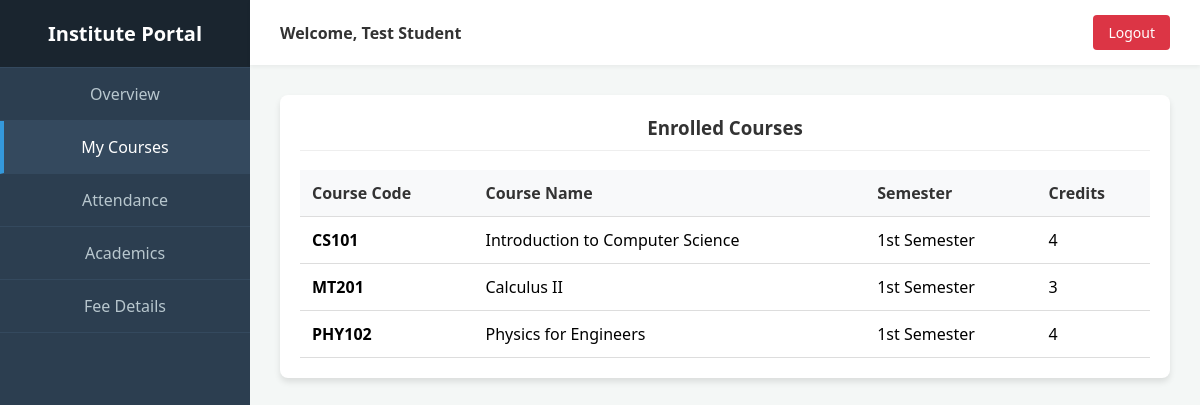
/student/dashboard/courses/, run on an earlier commit of the app's database.
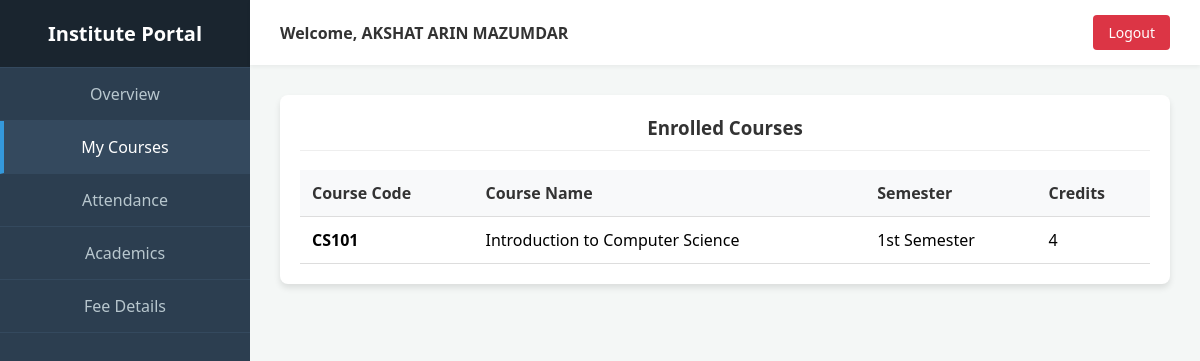
And on a later commit of the database.
### backend/student/models.py (models this page shows, shortened)
class StudentProfile(models.Model):
    user = models.OneToOneField(User, on_delete=models.CASCADE, related_name='student_profile')
    enrollment_number = models.CharField(max_length=50, unique=True)
    batch_year = models.IntegerField()
    contact_number = models.CharField(max_length=20, null=True, blank=True)
    address = models.TextField(null=True, blank=True)
    date_of_birth = models.DateField(null=True, blank=True)

class Enrollment(models.Model):
    student = models.ForeignKey(StudentProfile, on_delete=models.CASCADE, related_name='enrollments')
    course = models.ForeignKey(Course, on_delete=models.CASCADE, related_name='enrollments')
    semester = models.CharField(max_length=50, choices=SEMESTER_CHOICES)
    date_enrolled = models.DateField(auto_now_add=True)

class Course(models.Model):
    name = models.CharField(max_length=200)
    code = models.CharField(max_length=50, unique=True)
    description = models.TextField(null=True, blank=True)
    credits = models.IntegerField(default=3)

### authentication/models.py (models this page shows, shortened)
class User(models.Model):
    ROLE_CHOICES = [
        ('student','Student'),
        ('faculty','Faculty'),
        ('admin','Admin')
    ]
    name = models.CharField(max_length=100)
    email = models.EmailField(unique=True)
    role = models.CharField(max_length=10, choices=ROLE_CHOICES)
    password = models.CharField(max_length=100, default="ADMIN")

### backend/student/views.py (the view)
# urls.py: path('dashboard/courses/', views.student_courses, name='student_courses'),
def student_courses(request):
    profile = get_student_profile(request)
    records = Enrollment.objects.filter(student=profile)
    return render(request, "dashboards/student/courses.html", {'profile': profile, 'records': records})

### backend/student/views.py (called while the page is built)
def get_student_profile(request):
    student_email = request.session.get('student_email')
    if student_email:
        return StudentProfile.objects.filter(user__email=student_email).first()
    return StudentProfile.objects.first() # Fallback for demo

### templates/dashboards/student/courses.html (shortened to what this page needs)
{% extends 'dashboards/student/base.html' %}
{% block content %}
<div class="card">
    <h3>Enrolled Courses</h3>
    <table>
        <thead>
            <tr>
                <th>Course Code</th>
                <th>Course Name</th>
                <th>Semester</th>
                <th>Credits</th>
            </tr>
        </thead>
        <tbody>
            {% for enrollment in records %}
            <tr>
                <td><strong>{{ enrollment.course.code }}</strong></td>
                <td>{{ enrollment.course.name }}</td>
                <td>{{ enrollment.semester }}</td>
                <td>{{ enrollment.course.credits }}</td>
            </tr>
            {% empty %}
            <tr><td colspan="4">You are not enrolled in any courses right now.</td></tr>
            {% endfor %}
        </tbody>
    </table>
</div>
{% endblock %}

### templates/dashboards/student/base.html (shortened to what this page needs)
<!DOCTYPE html>
<html lang="en">
<head>
    <link rel="stylesheet" href="/static/css/style.css">
</head>
<body>
    <div class="sidebar">
        <div class="sidebar-header">
            <h2>Institute Portal</h2>
        </div>
        <div class="nav-links">
            <a href="/student/dashboard/" class="nav-item {% if request.path == '/student/dashboard/' %}active{% endif %}">Overview</a>
            <a href="/student/dashboard/courses/" class="nav-item {% if '/courses/' in request.path %}active{% endif %}">My Courses</a>
            <a href="/student/dashboard/attendance/" class="nav-item {% if '/attendance/' in request.path %}active{% endif %}">Attendance</a>
            <a href="/student/dashboard/academics/" class="nav-item {% if '/academics/' in request.path %}active{% endif %}">Academics</a>
            <a href="/student/dashboard/fees/" class="nav-item {% if '/fees/' in request.path %}active{% endif %}">Fee Details</a>
        </div>
    </div>
    <div class="main-content">
        <div class="topbar">
            <div class="user-info">
                Welcome, {{ profile.user.name|default:"Student" }}
            </div>
            <a href="/auth/" class="btn-logout">Logout</a>
        </div>
        <div class="content-area">
            {% block content %}{% endblock %}
        </div>
    </div>
</body>
</html>

What changed in the data, as far as the page shows it:
removed StudentProfile: user.name "Test Student"
removed Enrollment: course.code "MT201", course.name "Calculus II", semester "1st Semester", course.credits "3"
removed Enrollment: course.code "PHY102", course.name "Physics for Engineers", semester "1st Semester", course.credits "4"
added StudentProfile: user.name "AKSHAT ARIN MAZUMDAR"
